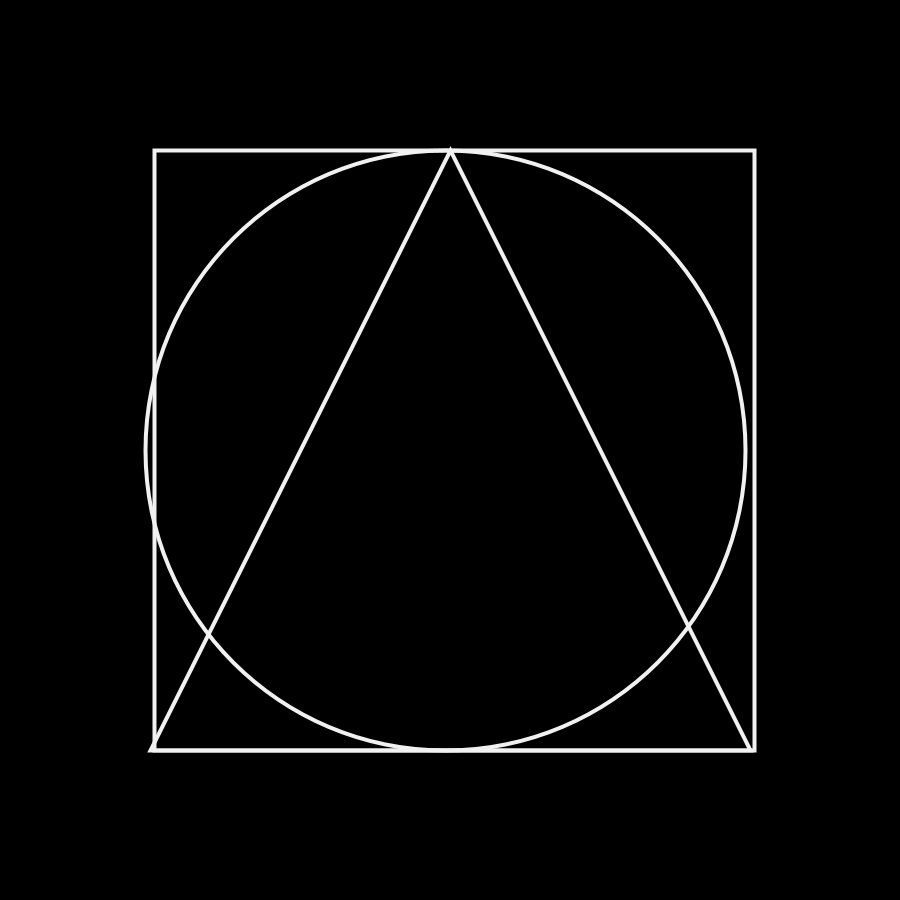
Frame 1 (no input)
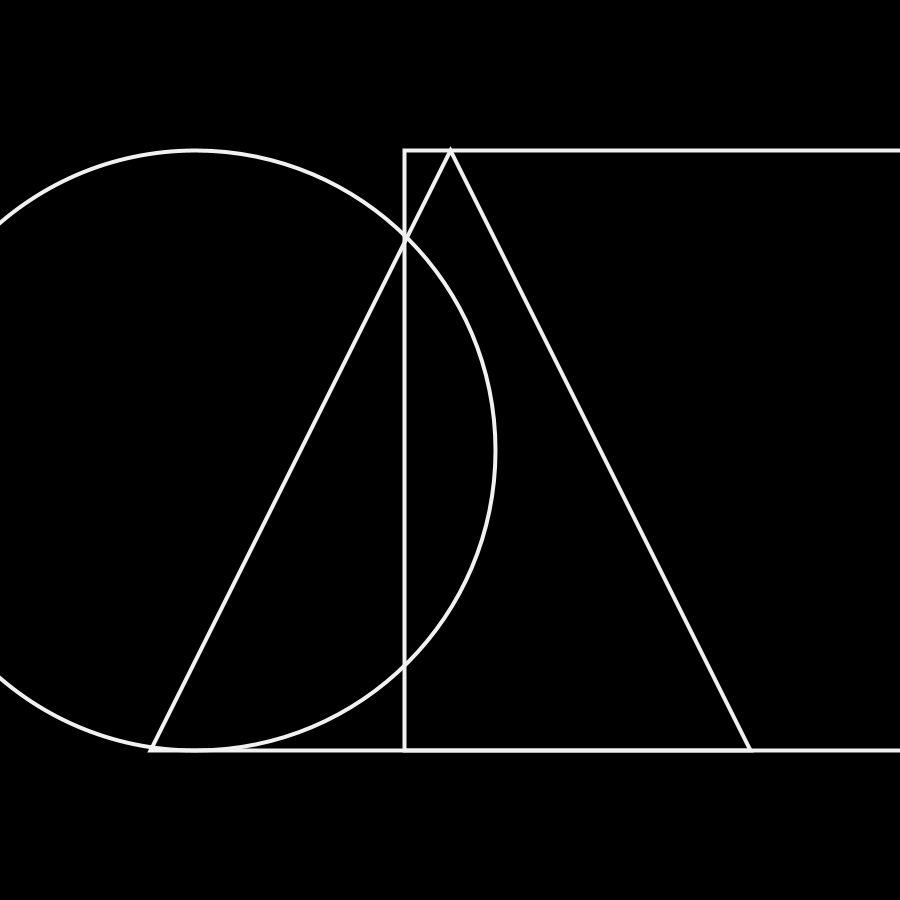
Frame 60 (the mouse pressed at the canvas centre just before this capture)
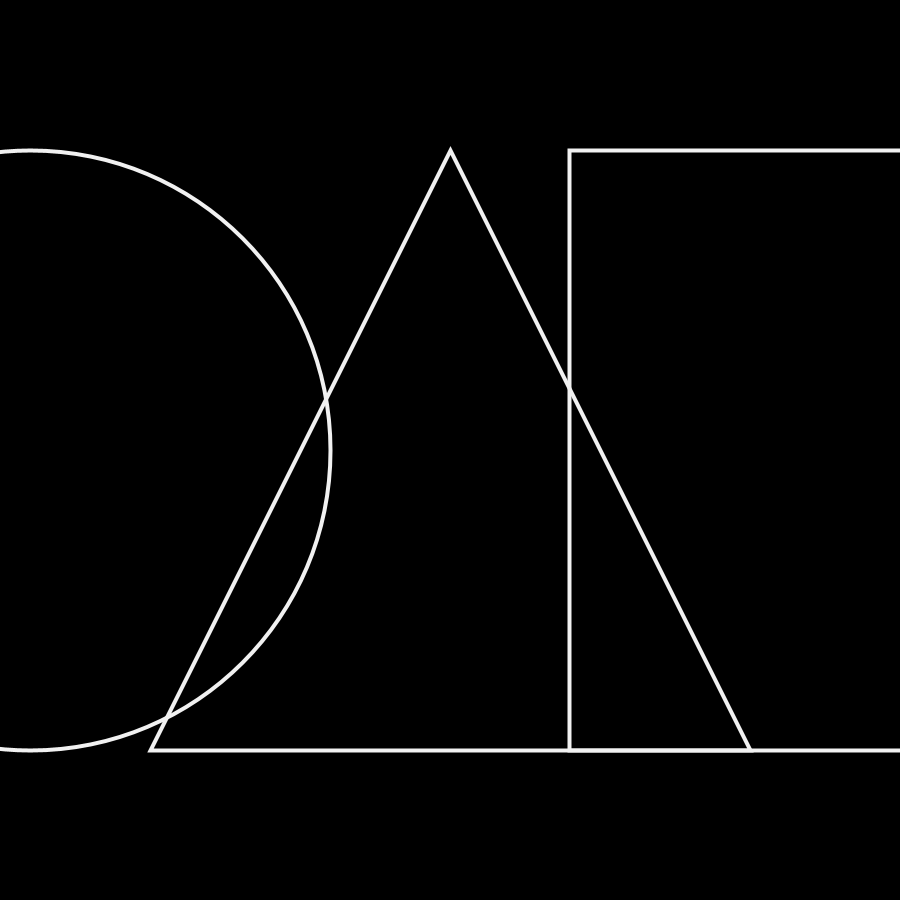
Frame 120 (the mouse held since frame 60 and released just before this capture)

The Processing sketch that drew these frames (run headless with seeded random() and noise(); from frame 60 on, the mouse is pressed at the canvas centre):

// Processing sketch: bauhaus
// ── bauhaus.pde
int rect_width, rect_height, radius;


void setup() {
  size(900, 900);
  rect_width = rect_height = radius = 600;
}
 // 
void draw() {
  background(0);
  rectMode(CENTER);
  stroke(#f1f1f1);
  strokeWeight(4);
  noFill();

  float wave = sin(frameCount * 0.01) * 450;

  // Add the wave to the x-position
  rect(width/2 + wave, height/2, rect_width, rect_height);
  // 
  push();
  translate(width/2, height/2);
  float x1 = 0;
  float y1 = -300;
  float x2 = 300;
  float y2 = 300;
  float x3 = -300;
  float y3 = 300;
  triangle(x1, y1, x2, y2, x3, y3);
  pop();
  // 
  // subtract the wave-value from the x-position
  ellipse(width/2 - wave, height/2, radius, radius);
}
